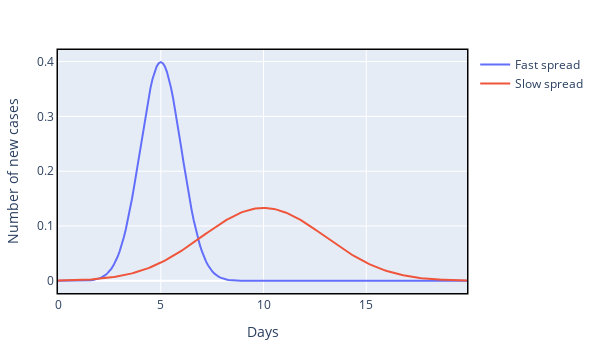

Notebook source saved alongside this figure:
### Markdown cell above
You may notice that the cumulative case counts look like they are increasing exponentially. In the early days of the outbreak, experts warned the public about such [exponential growth](https://en.wikipedia.org/wiki/Exponential_growth).

But wait! An important property of an exponential is that its derivative and integral is also an exponential. If the cumulative case count were really increasing exponentially, then the daily incidence would be, too. But you can clearly see in the graphs above that the daily incidence first rises and then falls. It looks like a jagged hump. In fact, the daily incidence somewhat resembles a *bell curve*.

You may have seen coronavirus graphs in the news that look something like this:

### Code cell
normal_1 = stats.norm(loc = 5, scale = 1) # gaussian with mean = 5, std = 1
normal_2 = stats.norm(loc = 10, scale = 3) # gaussian with mean = 10, std = 3
x = np.arange(0,20,0.1)

fig = go.Figure()
fig.add_trace(go.Scatter(name='Fast spread',x=x,y=normal_1.pdf(x),mode='lines'))
fig.add_trace(go.Scatter(name='Slow spread',x=x,y=normal_2.pdf(x),mode='lines'))
fig.update_layout(width=600,height=350,margin=dict(l=20, r=20, t=50, b=20))
fig.update_xaxes(title='Days',showline=True, linewidth=1.5, linecolor='black', mirror=True)
fig.update_yaxes(title='Number of new cases',showline=True, linewidth=1.5, linecolor='black', mirror=True)
fig.show()

### Figure 1 — Plotly figure (JSON) as saved in the notebook; plotly's stock layout.template omitted (floating-point values rounded to 4 significant figures; data arrays with more than 128 entries replaced by an {"elided": "..."} marker saying what was removed)
{"data": [{"mode": "lines", "name": "Fast spread", "type": "scatter", "x": {"elided": "200 float values"}, "y": {"elided": "200 float values"}}, {"mode": "lines", "name": "Slow spread", "type": "scatter", "x": {"elided": "200 float values"}, "y": {"elided": "200 float values"}}], "layout": {"height": 350, "margin": {"b": 20, "l": 20, "r": 20, "t": 50}, "width": 600, "xaxis": {"linecolor": "black", "linewidth": 1.5, "mirror": true, "showline": true, "title": {"text": "Days"}}, "yaxis": {"linecolor": "black", "linewidth": 1.5, "mirror": true, "showline": true, "title": {"text": "Number of new cases"}}}}
